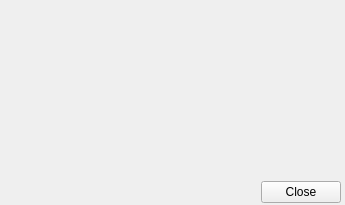
<?xml version="1.0" encoding="UTF-8"?>
<ui version="4.0">
 <class>AboutDialog</class>
 <widget class="QWidget" name="AboutDialog">
  <property name="windowModality">
   <enum>Qt::NonModal</enum>
  </property>
  <property name="geometry">
   <rect>
    <x>0</x>
    <y>0</y>
    <width>345</width>
    <height>205</height>
   </rect>
  </property>
  <property name="sizePolicy">
   <sizepolicy hsizetype="Minimum" vsizetype="Minimum">
    <horstretch>0</horstretch>
    <verstretch>0</verstretch>
   </sizepolicy>
  </property>
  <property name="minimumSize">
   <size>
    <width>345</width>
    <height>205</height>
   </size>
  </property>
  <property name="maximumSize">
   <size>
    <width>345</width>
    <height>205</height>
   </size>
  </property>
  <property name="windowTitle">
   <string>About eXo</string>
  </property>
  <widget class="QWidget" name="verticalLayoutWidget">
   <property name="geometry">
    <rect>
     <x>10</x>
     <y>10</y>
     <width>331</width>
     <height>193</height>
    </rect>
   </property>
   <layout class="QVBoxLayout" name="verticalLayout">
    <item>
     <widget class="QLabel" name="label">
      <property name="text">
       <string/>
      </property>
     </widget>
    </item>
    <item>
     <layout class="QHBoxLayout" name="horizontalLayout">
      <item>
       <widget class="QDialogButtonBox" name="buttonBox">
        <property name="standardButtons">
         <set>QDialogButtonBox::Close</set>
        </property>
        <property name="centerButtons">
         <bool>false</bool>
        </property>
       </widget>
      </item>
     </layout>
    </item>
   </layout>
  </widget>
  <widget class="QLabel" name="label_2">
   <property name="geometry">
    <rect>
     <x>260</x>
     <y>20</y>
     <width>64</width>
     <height>64</height>
    </rect>
   </property>
   <property name="text">
    <string/>
   </property>
   <property name="pixmap">
    <pixmap resource="../exo.qrc">:/images/64.png</pixmap>
   </property>
  </widget>
 </widget>
 <resources>
  <include location="../exo.qrc"/>
 </resources>
 <connections>
  <connection>
   <sender>buttonBox</sender>
   <signal>rejected()</signal>
   <receiver>AboutDialog</receiver>
   <slot>close()</slot>
   <hints>
    <hint type="sourcelabel">
     <x>175</x>
     <y>155</y>
    </hint>
    <hint type="destinationlabel">
     <x>172</x>
     <y>102</y>
    </hint>
   </hints>
  </connection>
 </connections>
</ui>
